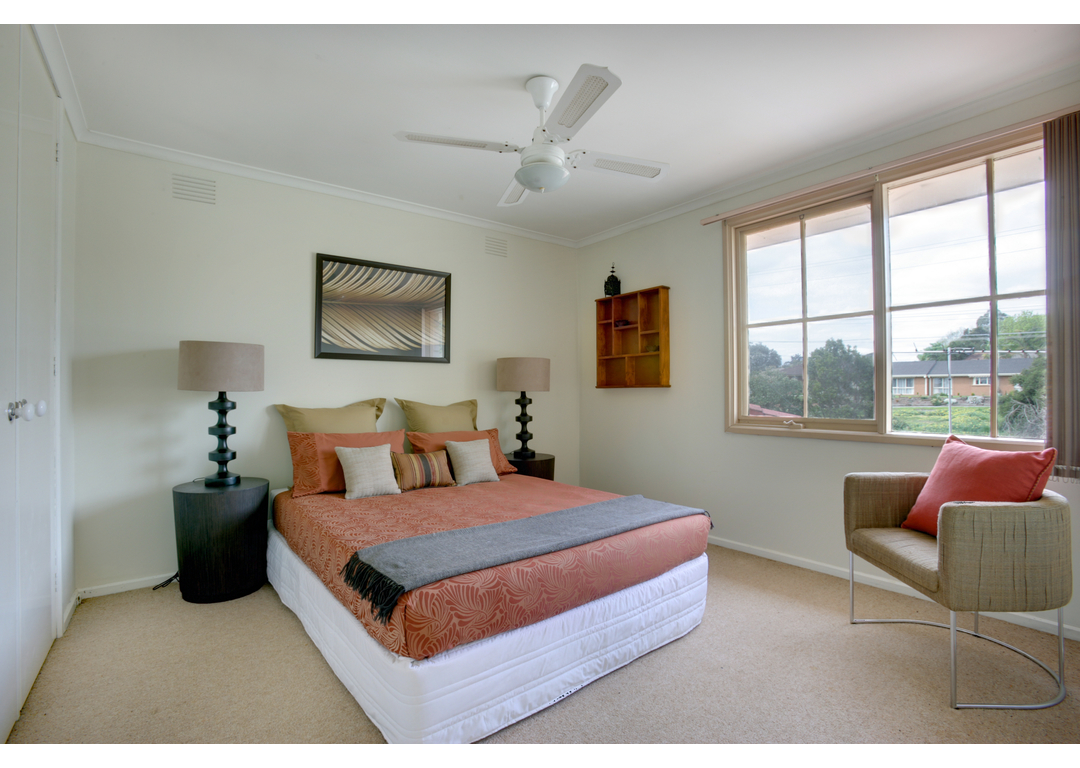
%> input picture training/bedroom_training.jpg, 1080 x 768 px
$ octave knn_using_distanceformula_modified.m   (GNU Octave 9; MATLAB toolbox functions it lacks are replaced by stand-ins)
%> lines starting %> are read from the running program, lines starting %| are printed output that depends on the picture

close all
clc

ext='*.jpg'
folder='D:\Study\FYP\testing';
image=uigetfile([folder '\' ext])
%> the answer given: training/bedroom_training.jpg
xx1=fullfile(folder,image)


x1=imread(xx1);
%> x1 is the input picture: size 768x1080x3 uint8; mean R, G, B 163.2, 158.5, 151.5
y1 = imresize(x1, [256 256]);
ImgVector11 = reshape(y1, 1, []);
y11=ImgVector11;
imshow(y1)


%Training images

a1=imread('D:\Study\FYP\training\bedroom_training.jpg');
b1 = imresize(a1, [256 256]);
ImgVector1 = reshape(b1, 1, []);
b11=ImgVector1;

a2=imread('D:\Study\FYP\training\mountain_training.jpg');
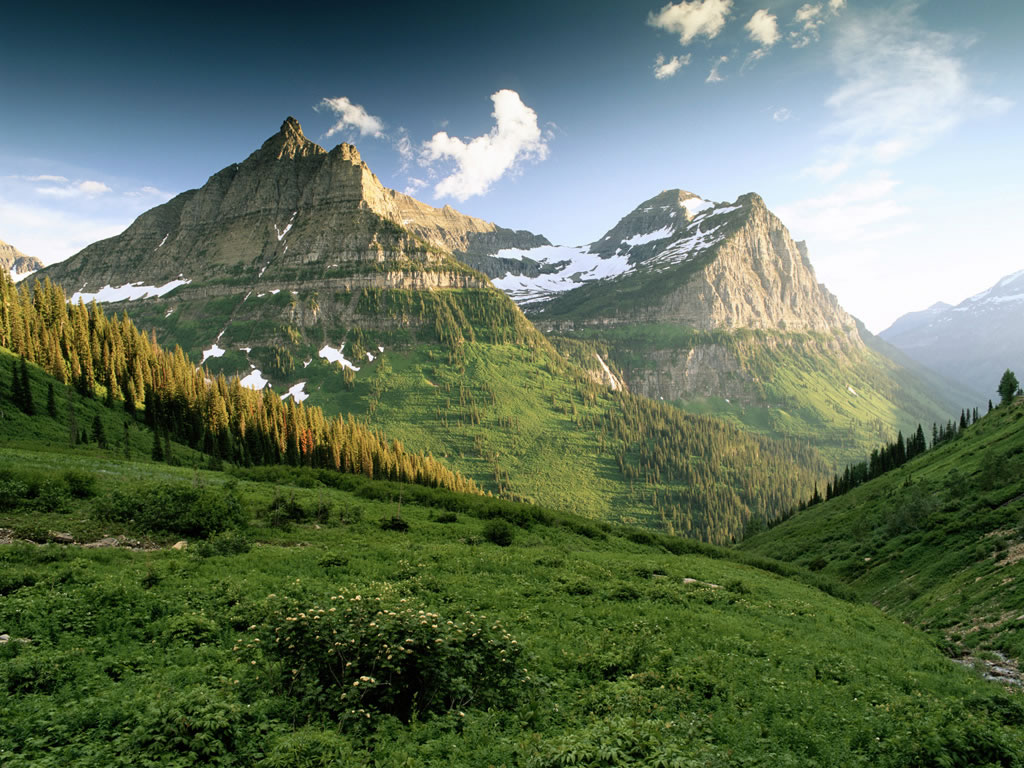
%> input picture training/mountain_training.jpg, 1024 x 768 px
%> a2 is the input picture: size 768x1024x3 uint8; mean R, G, B 99.4, 115.3, 93.7
b2 = imresize(a2, [256 256]);
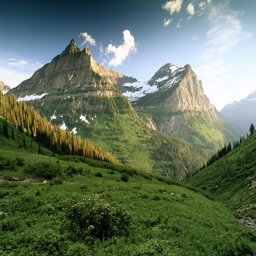
%> b2: size 256x256x3 uint8; mean R, G, B 99.4, 115.3, 93.7
ImgVector2 = reshape(b2, 1, []);
b22=ImgVector2;

a3=imread('D:\Study\FYP\training\building_training.jpg');
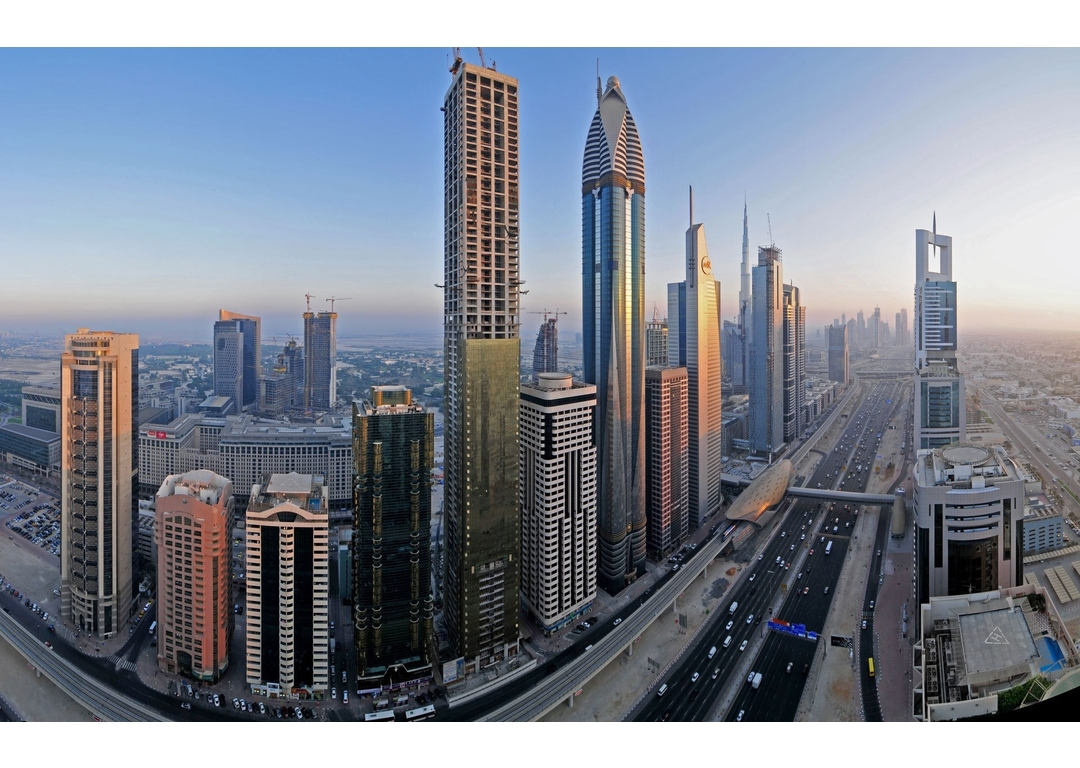
%> input picture training/building_training.jpg, 1080 x 768 px
%> a3 is the input picture: size 768x1080x3 uint8; mean R, G, B 128.5, 135, 147.2
b3 = imresize(a3, [256 256]);
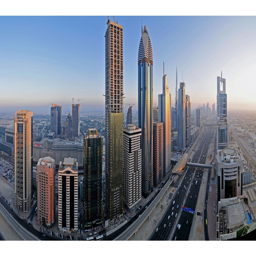
%> b3: size 256x256x3 uint8; mean R, G, B 128.4, 135, 147.2
ImgVector3 = reshape(b3, 1, []);
b33=ImgVector3;

a4=imread('D:\Study\FYP\training\cup_training.jpg');
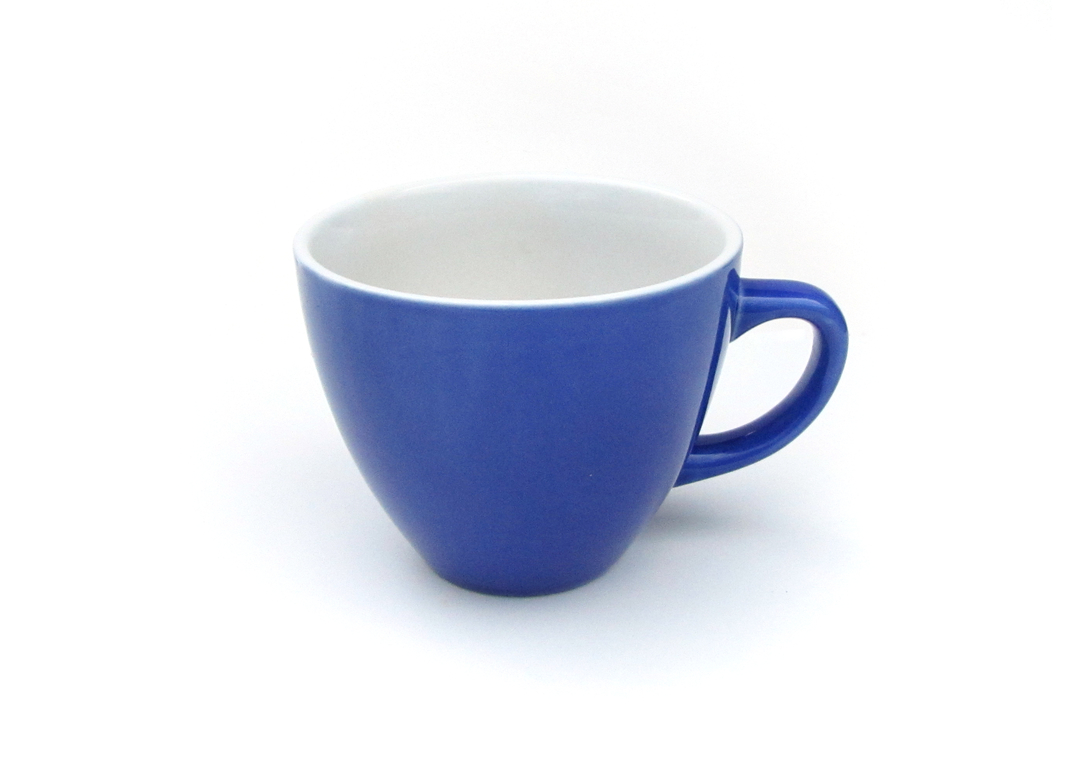
%> input picture training/cup_training.jpg, 1080 x 768 px
%> a4 is the input picture: size 768x1080x3 uint8; mean R, G, B 224.5, 227.9, 237.8
b4 = imresize(a4, [256 256]);
ImgVector4 = reshape(b4, 1, []);
b44=ImgVector4;

a5=imread('D:\Study\FYP\training\glass_training.jpg');
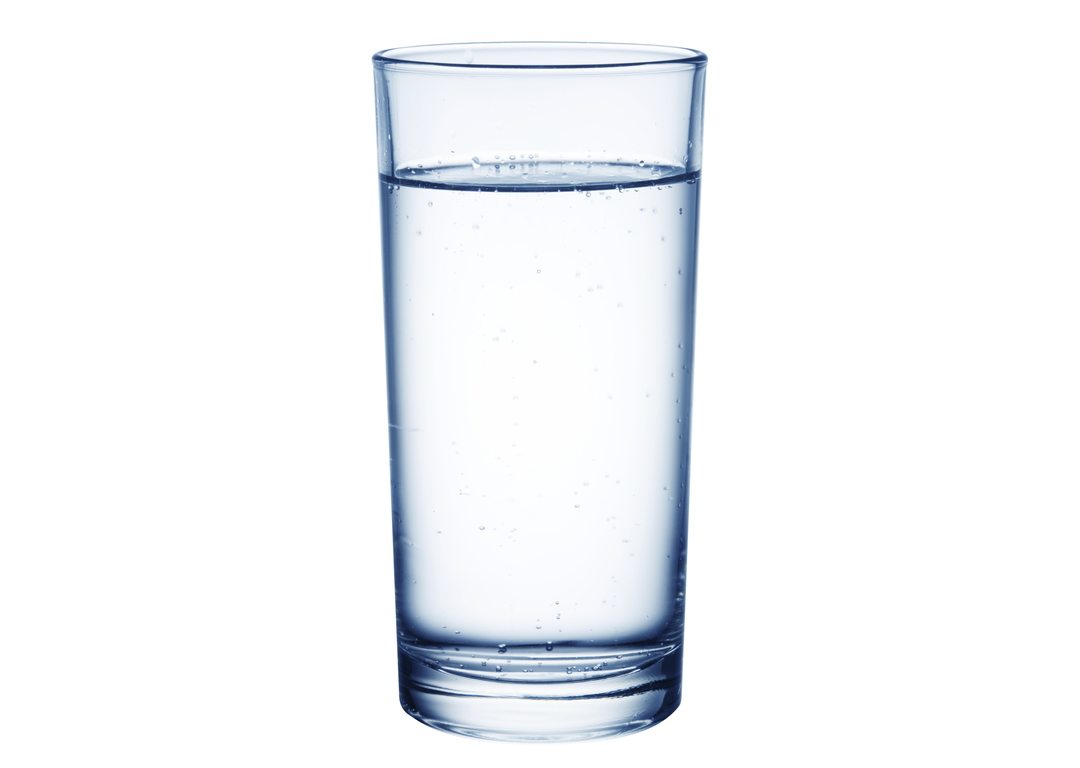
%> input picture training/glass_training.jpg, 1080 x 768 px
%> a5 is the input picture: size 768x1080x3 uint8; mean R, G, B 243.7, 245.7, 248.3
b5 = imresize(a5, [256 256]);
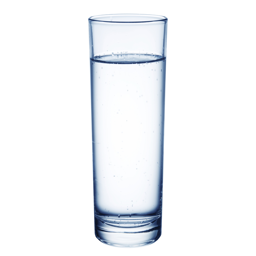
%> b5: size 256x256x3 uint8; mean R, G, B 243.7, 245.7, 248.3
ImgVector5 = reshape(b5, 1, []);
b55=ImgVector5;


a= [y11;b11];
d1=pdist(a,'euclidean');
%> d1 = 0

b= [y11;b22];
d2=pdist(b,'euclidean');
%> d2 = 6066.8

c= [y11;b33];
d3=pdist(c,'euclidean');
%> d3 = 5219.8

d= [y11;b44];
d4=pdist(d,'euclidean');
%> d4 = 2070.5

e= [y11;b55];
d5=pdist(e,'euclidean');
%> d5 = 1339.1


A = [d1 d2 d3 d4 d5];
%> A = [0 6066.8 5219.8 2070.5 1339.1]
M = min(A);
%> M = 0
B=[{'Bedroom'} {'Mountain'} {'Biulding'} {'cup'} {'glass'} ];


M = min(A(~ismember(A,0)));
%> M = 1339.1
ind = find(M==A);
%> ind = 5
B(ind)
%> ans = {'glass'}
